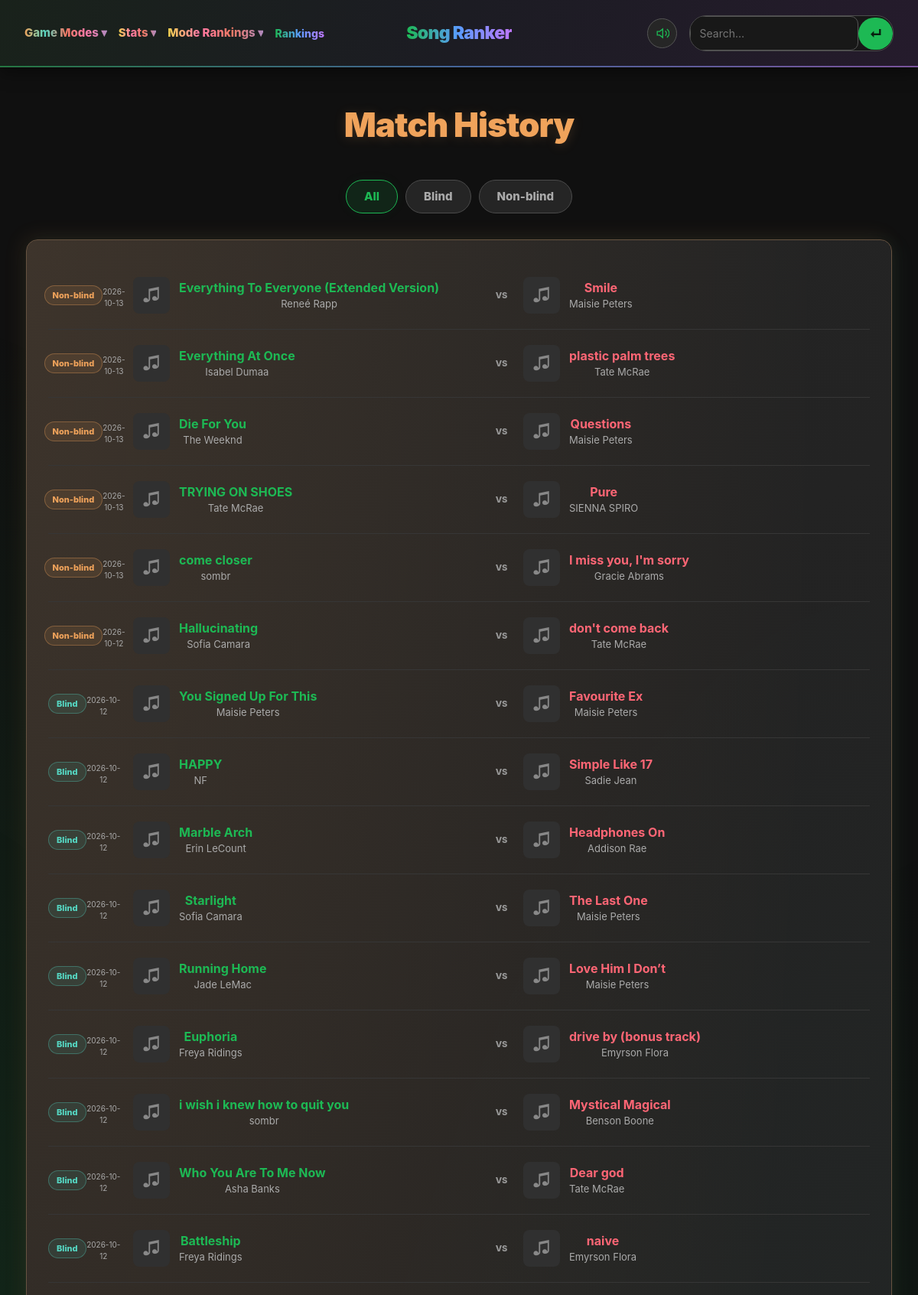
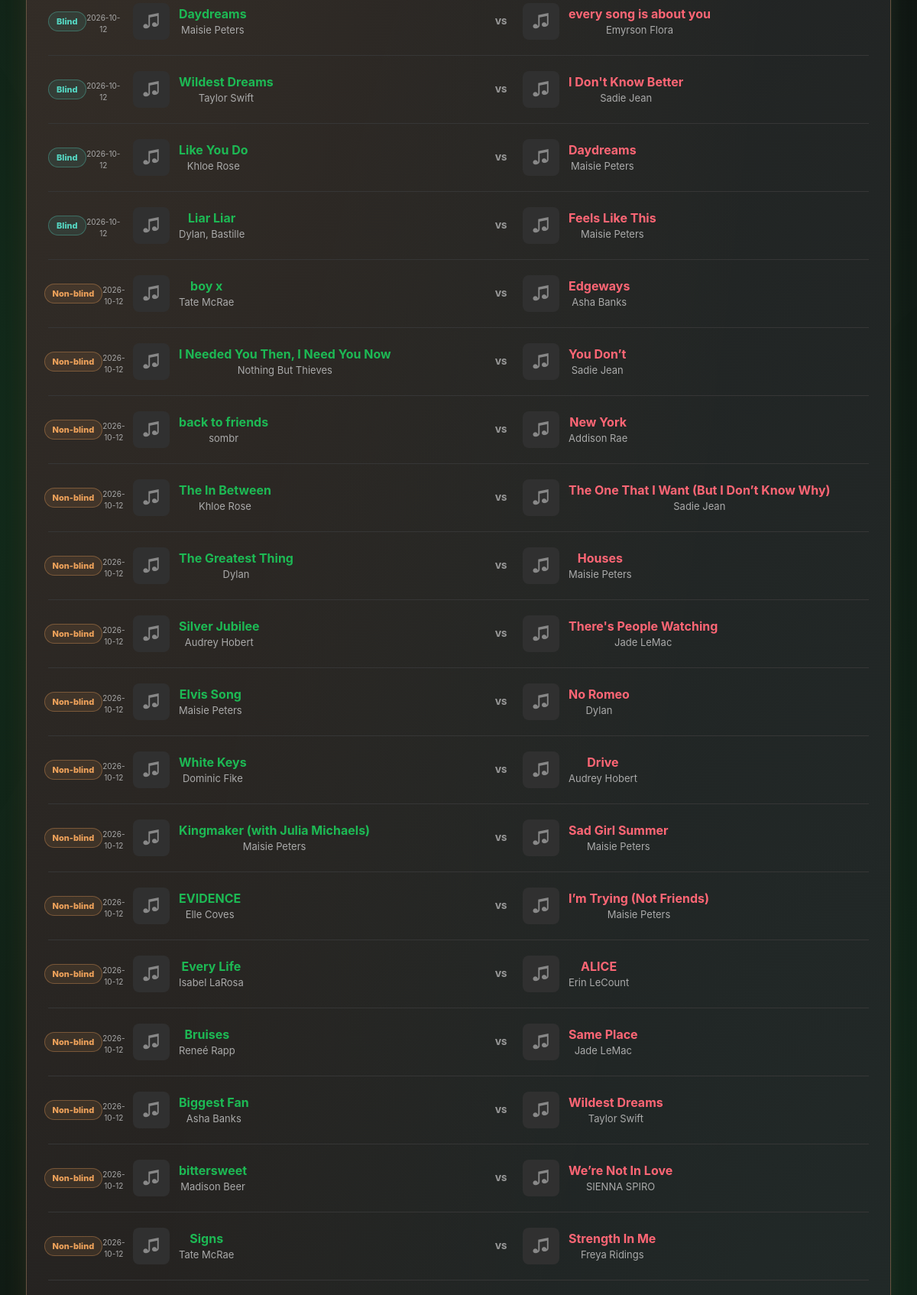
The app's page /history (upper part) with its own data (2 pictures, top to bottom).
### tables this page shows
CREATE TABLE history
                       (
                           id        INTEGER PRIMARY KEY AUTOINCREMENT,
                           winner_id INTEGER,
                           loser_id  INTEGER, created_at DATETIME, mode TEXT NOT NULL DEFAULT 'standard', winner_before REAL, winner_after REAL, loser_before REAL, loser_after REAL,
                           FOREIGN KEY (winner_id) REFERENCES songs (id),
                           FOREIGN KEY (loser_id) REFERENCES songs (id)
                       );

CREATE TABLE songs
                       (
                           id             INTEGER PRIMARY KEY, -- Enforcing exact old ID to preserve history
                           title          TEXT NOT NULL,
                           album_id       INTEGER,
                           audio_url      TEXT,
                           elo_score      REAL    DEFAULT 1200,
                           matches_played INTEGER DEFAULT 0,
                           highest_elo    REAL    DEFAULT 1200,
                           highest_rank   INTEGER DEFAULT 9999,
                           track_number   INTEGER, tournament_wins INTEGER DEFAULT 0,
                           FOREIGN KEY (album_id) REFERENCES albums (id)
                       );

### pages.py (the view)
@app.route('/history')
def history():
    conn = get_db_connection()
    history_data = fetch_match_history(conn, limit=50)
    conn.close()
    return render_template('history.html', history=history_data)

### services.py (called while the page is built)
@app.context_processor
def project_version():
    return dict(app_version=APP_VERSION)

def get_db_connection():
    conn = sqlite3.connect(DB_NAME, timeout=30)
    conn.row_factory = sqlite3.Row
    conn.execute("PRAGMA foreign_keys=ON")
    return conn

### templates/history.html (shortened to what this page needs)
{% extends 'base.html' %}
{% from 'components.html' import art %}
{% block page_kind %}history{% endblock %}
{% block content %}
<div class="page-head"><h1 class="standard">Match History</h1><div class="pill-nav" aria-label="Match filter"><button class="pill active" data-history="all" aria-pressed="true">All</button><button class="pill" data-history="blind" aria-pressed="false">Blind</button><button class="pill" data-history="standard" aria-pressed="false">Non-blind</button></div></div>
<section class="panel stats-glow glow-voting" id="all-history">
{% for match in history %}
<article class="match-row" data-match-mode="{{ match.mode }}">
<div class="match-mode"><span class="badge {{ 'blind' if match.mode=='blind' else 'standard' }}">{{ 'Blind' if match.mode=='blind' else 'Non-blind' if match.mode=='standard' else 'Unknown' }}</span><small>{{ (match.created_at or '')[:10] }}</small></div>
<a class="match-song match-winner" href="{{ url_for('song_page',song_id=match.winner_id) }}" aria-label="Winner: {{ match.winner_title }}">{{ art(match.winner_cover) }}<div><strong class="song">{{ match.winner_title }}</strong><small>{{ match.winner_artist or '' }}</small></div></a><span class="vs-small">VS</span>
<a class="match-song match-loser" aria-label="Loser: {{ match.loser_title }}" href="{{ url_for('song_page',song_id=match.loser_id) }}">{{ art(match.loser_cover) }}<div><strong class="loss">{{ match.loser_title }}</strong><small>{{ match.loser_artist or '' }}</small></div></a>
</article>{% endfor %}
</section>{% endblock %}

### templates/components.html (shortened to what this page needs)
{% macro art(url, circle=false) -%}
<span class="small-art{% if circle %} circle{% endif %}" aria-hidden="true">♫{% if url %}<img src="{{ url }}" alt="" loading="lazy" onerror="this.hidden=true">{% endif %}</span>
{%- endmacro %}

### static/css/compat.css (style rules this page uses)
body.legacy { font-family: -apple-system, BlinkMacSystemFont, "Segoe UI", Roboto, Helvetica, Arial, sans-serif; background-color: #101010; color: #f5f5f5; text-align: center; margin: 0; padding-bottom: 50px; }
body.legacy #main h1 { margin-bottom: 30px; }
:root { color-scheme: dark; --page-bg: #101010; --surface-1: #181818; --surface-2: #202020; --surface-3: #282828; --line-soft: rgba(255,255,255,.075); --text-muted: #929292; --color-song: #1db954; --color-song-bg: rgba(29,185,84,.13); --color-artist: #5b9bff; --color-artist-bg: rgba(91,155,255,.13); --color-album: #bf77ff; --color-album-bg: rgba(191,119,255,.13); --color-genre: #f2c44c; --color-genre-bg: rgba(242,196,76,.13); --color-blind: #55d6c2; --color-blind-bg: rgba(85,214,194,.12); --color-nonblind: #f0a35b; --color-nonblind-bg: rgba(240,163,91,.12); }
body.legacy #main .match-mode { flex:0 0 auto; min-width:92px; display:flex; justify-content:center; align-items:center; }

### static/css/special_modes.css (style rules this page uses)
:root { --guesser:#ed7863;--shelves:#af89bd;--shelves-deep:#592862 }

### static/css/overall.css (style rules this page uses)
:root { --overall:#f5ead8 }

### records on screen
history: mode "Non-blind", created_at "2026-10-13", winner_title "Everything To Everyone (Extended Version)", winner_artist "Reneé Rapp", loser_title "Smile", loser_artist "Maisie Peters"
history: mode "Non-blind", created_at "2026-10-13", winner_title "Everything At Once", winner_artist "Isabel Dumaa", loser_title "plastic palm trees", loser_artist "Tate McRae"
history: mode "Non-blind", created_at "2026-10-13", winner_title "Die For You", winner_artist "The Weeknd", loser_title "Questions", loser_artist "Maisie Peters"
history: mode "Non-blind", created_at "2026-10-13", winner_title "TRYING ON SHOES", winner_artist "Tate McRae", loser_title "Pure", loser_artist "SIENNA SPIRO"
history: mode "Non-blind", created_at "2026-10-13", winner_title "come closer", winner_artist "sombr", loser_title "I miss you, I'm sorry", loser_artist "Gracie Abrams"
history: mode "Non-blind", created_at "2026-10-12", winner_title "Hallucinating", winner_artist "Sofia Camara", loser_title "don't come back", loser_artist "Tate McRae"
history: mode "Blind", created_at "2026-10-12", winner_title "You Signed Up For This", winner_artist "Maisie Peters", loser_title "Favourite Ex", loser_artist "Maisie Peters"
history: mode "Blind", created_at "2026-10-12", winner_title "HAPPY", winner_artist "NF", loser_title "Simple Like 17", loser_artist "Sadie Jean"
history: mode "Blind", created_at "2026-10-12", winner_title "Marble Arch", winner_artist "Erin LeCount", loser_title "Headphones On", loser_artist "Addison Rae"
history: mode "Blind", created_at "2026-10-12", winner_title "Starlight", winner_artist "Sofia Camara", loser_title "The Last One", loser_artist "Maisie Peters"
history: mode "Blind", created_at "2026-10-12", winner_title "Running Home", winner_artist "Jade LeMac", loser_title "Love Him I Don’t", loser_artist "Maisie Peters"
history: mode "Blind", created_at "2026-10-12", winner_title "Euphoria", winner_artist "Freya Ridings", loser_title "drive by (bonus track)", loser_artist "Emyrson Flora"
history: mode "Blind", created_at "2026-10-12", winner_title "i wish i knew how to quit you", winner_artist "sombr", loser_title "Mystical Magical", loser_artist "Benson Boone"
history: mode "Blind", created_at "2026-10-12", winner_title "Who You Are To Me Now", winner_artist "Asha Banks", loser_title "Dear god", loser_artist "Tate McRae"
history: mode "Blind", created_at "2026-10-12", winner_title "Battleship", winner_artist "Freya Ridings", loser_title "naive", loser_artist "Emyrson Flora"
history: mode "Blind", created_at "2026-10-12", winner_title "Daydreams", winner_artist "Maisie Peters", loser_title "every song is about you", loser_artist "Emyrson Flora"
history: mode "Blind", created_at "2026-10-12", winner_title "Wildest Dreams", winner_artist "Taylor Swift", loser_title "I Don't Know Better", loser_artist "Sadie Jean"
history: mode "Blind", created_at "2026-10-12", winner_title "Like You Do", winner_artist "Khloe Rose", loser_title "Daydreams", loser_artist "Maisie Peters"
history: mode "Blind", created_at "2026-10-12", winner_title "Liar Liar", winner_artist "Dylan, Bastille", loser_title "Feels Like This", loser_artist "Maisie Peters"
history: mode "Non-blind", created_at "2026-10-12", winner_title "boy x", winner_artist "Tate McRae", loser_title "Edgeways", loser_artist "Asha Banks"
history: mode "Non-blind", created_at "2026-10-12", winner_title "I Needed You Then, I Need You Now", winner_artist "Nothing But Thieves", loser_title "You Don’t", loser_artist "Sadie Jean"
history: mode "Non-blind", created_at "2026-10-12", winner_title "back to friends", winner_artist "sombr", loser_title "New York", loser_artist "Addison Rae"
history: mode "Non-blind", created_at "2026-10-12", winner_title "The In Between", winner_artist "Khloe Rose", loser_title "The One That I Want (But I Don’t Know Why)", loser_artist "Sadie Jean"
history: mode "Non-blind", created_at "2026-10-12", winner_title "The Greatest Thing", winner_artist "Dylan", loser_title "Houses", loser_artist "Maisie Peters"
history: mode "Non-blind", created_at "2026-10-12", winner_title "Silver Jubilee", winner_artist "Audrey Hobert", loser_title "There's People Watching", loser_artist "Jade LeMac"
history: mode "Non-blind", created_at "2026-10-12", winner_title "Elvis Song", winner_artist "Maisie Peters", loser_title "No Romeo", loser_artist "Dylan"
history: mode "Non-blind", created_at "2026-10-12", winner_title "White Keys", winner_artist "Dominic Fike", loser_title "Drive", loser_artist "Audrey Hobert"
history: mode "Non-blind", created_at "2026-10-12", winner_title "Kingmaker (with Julia Michaels)", winner_artist "Maisie Peters", loser_title "Sad Girl Summer", loser_artist "Maisie Peters"
history: mode "Non-blind", created_at "2026-10-12", winner_title "EVIDENCE", winner_artist "Elle Coves", loser_title "I’m Trying (Not Friends)", loser_artist "Maisie Peters"
history: mode "Non-blind", created_at "2026-10-12", winner_title "Every Life", winner_artist "Isabel LaRosa", loser_title "ALICE", loser_artist "Erin LeCount"
history: mode "Non-blind", created_at "2026-10-12", winner_title "Bruises", winner_artist "Reneé Rapp", loser_title "Same Place", loser_artist "Jade LeMac"
history: mode "Non-blind", created_at "2026-10-12", winner_title "Biggest Fan", winner_artist "Asha Banks", loser_title "Wildest Dreams", loser_artist "Taylor Swift"
history: mode "Non-blind", created_at "2026-10-12", winner_title "bittersweet", winner_artist "Madison Beer", loser_title "We’re Not In Love", loser_artist "SIENNA SPIRO"
history: mode "Non-blind", created_at "2026-10-12", winner_title "Signs", winner_artist "Tate McRae", loser_title "Strength In Me", loser_artist "Freya Ridings"
